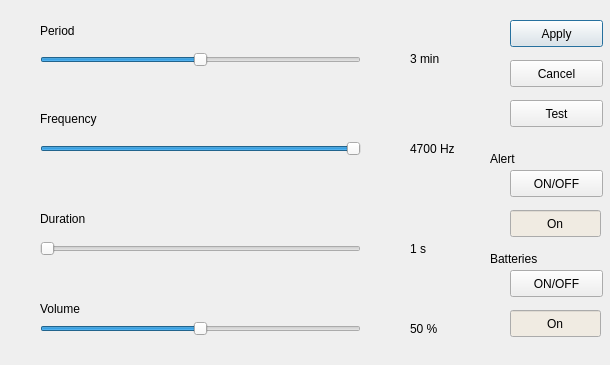
<?xml version="1.0" encoding="UTF-8"?>
<ui version="4.0">
 <class>SoundSignalDialog</class>
 <widget class="QDialog" name="SoundSignalDialog">
  <property name="geometry">
   <rect>
    <x>0</x>
    <y>0</y>
    <width>610</width>
    <height>365</height>
   </rect>
  </property>
  <property name="windowTitle">
   <string>Dialog</string>
  </property>
  <widget class="QPushButton" name="apply_Button">
   <property name="geometry">
    <rect>
     <x>510</x>
     <y>20</y>
     <width>93</width>
     <height>27</height>
    </rect>
   </property>
   <property name="text">
    <string>Apply</string>
   </property>
  </widget>
  <widget class="QPushButton" name="test_Button">
   <property name="geometry">
    <rect>
     <x>510</x>
     <y>100</y>
     <width>93</width>
     <height>27</height>
    </rect>
   </property>
   <property name="text">
    <string>Test</string>
   </property>
  </widget>
  <widget class="QPushButton" name="cancel_Button">
   <property name="geometry">
    <rect>
     <x>510</x>
     <y>60</y>
     <width>93</width>
     <height>27</height>
    </rect>
   </property>
   <property name="text">
    <string>Cancel</string>
   </property>
  </widget>
  <widget class="QLabel" name="label_frequency_measurement_unit">
   <property name="geometry">
    <rect>
     <x>410</x>
     <y>140</y>
     <width>62</width>
     <height>17</height>
    </rect>
   </property>
   <property name="text">
    <string>4700 Hz</string>
   </property>
  </widget>
  <widget class="QLabel" name="label_period_measurement_unit">
   <property name="geometry">
    <rect>
     <x>410</x>
     <y>50</y>
     <width>62</width>
     <height>17</height>
    </rect>
   </property>
   <property name="text">
    <string>3 min</string>
   </property>
  </widget>
  <widget class="QLabel" name="label_volume_measurement_unit">
   <property name="geometry">
    <rect>
     <x>410</x>
     <y>320</y>
     <width>62</width>
     <height>17</height>
    </rect>
   </property>
   <property name="text">
    <string>50 %</string>
   </property>
  </widget>
  <widget class="QLabel" name="label_duration_measurement_unit">
   <property name="geometry">
    <rect>
     <x>410</x>
     <y>240</y>
     <width>62</width>
     <height>17</height>
    </rect>
   </property>
   <property name="text">
    <string>1 s</string>
   </property>
  </widget>
  <widget class="QSlider" name="horizontalSlider">
   <property name="geometry">
    <rect>
     <x>40</x>
     <y>50</y>
     <width>321</width>
     <height>20</height>
    </rect>
   </property>
   <property name="minimum">
    <number>1000</number>
   </property>
   <property name="maximum">
    <number>5000</number>
   </property>
   <property name="singleStep">
    <number>0</number>
   </property>
   <property name="value">
    <number>3000</number>
   </property>
   <property name="orientation">
    <enum>Qt::Horizontal</enum>
   </property>
  </widget>
  <widget class="QLabel" name="period_label">
   <property name="geometry">
    <rect>
     <x>40</x>
     <y>20</y>
     <width>81</width>
     <height>21</height>
    </rect>
   </property>
   <property name="text">
    <string>Period</string>
   </property>
  </widget>
  <widget class="QLabel" name="frequency_label">
   <property name="geometry">
    <rect>
     <x>40</x>
     <y>110</y>
     <width>71</width>
     <height>17</height>
    </rect>
   </property>
   <property name="text">
    <string>Frequency</string>
   </property>
  </widget>
  <widget class="QSlider" name="horizontalSlider_2">
   <property name="geometry">
    <rect>
     <x>40</x>
     <y>140</y>
     <width>321</width>
     <height>18</height>
    </rect>
   </property>
   <property name="minimum">
    <number>700</number>
   </property>
   <property name="maximum">
    <number>4700</number>
   </property>
   <property name="value">
    <number>4700</number>
   </property>
   <property name="orientation">
    <enum>Qt::Horizontal</enum>
   </property>
  </widget>
  <widget class="QLabel" name="duration_label">
   <property name="geometry">
    <rect>
     <x>40</x>
     <y>210</y>
     <width>59</width>
     <height>17</height>
    </rect>
   </property>
   <property name="text">
    <string>Duration</string>
   </property>
  </widget>
  <widget class="QSlider" name="horizontalSlider_3">
   <property name="geometry">
    <rect>
     <x>40</x>
     <y>240</y>
     <width>321</width>
     <height>18</height>
    </rect>
   </property>
   <property name="minimum">
    <number>1000</number>
   </property>
   <property name="maximum">
    <number>5000</number>
   </property>
   <property name="pageStep">
    <number>1</number>
   </property>
   <property name="orientation">
    <enum>Qt::Horizontal</enum>
   </property>
  </widget>
  <widget class="QSlider" name="horizontalSlider_4">
   <property name="geometry">
    <rect>
     <x>40</x>
     <y>320</y>
     <width>321</width>
     <height>18</height>
    </rect>
   </property>
   <property name="maximum">
    <number>100</number>
   </property>
   <property name="pageStep">
    <number>1</number>
   </property>
   <property name="value">
    <number>50</number>
   </property>
   <property name="orientation">
    <enum>Qt::Horizontal</enum>
   </property>
  </widget>
  <widget class="QLineEdit" name="lineEdit">
   <property name="enabled">
    <bool>true</bool>
   </property>
   <property name="geometry">
    <rect>
     <x>510</x>
     <y>210</y>
     <width>91</width>
     <height>27</height>
    </rect>
   </property>
   <property name="palette">
    <palette>
     <active>
      <colorrole role="Base">
       <brush brushstyle="SolidPattern">
        <color alpha="255">
         <red>240</red>
         <green>235</green>
         <blue>226</blue>
        </color>
       </brush>
      </colorrole>
     </active>
     <inactive>
      <colorrole role="Base">
       <brush brushstyle="SolidPattern">
        <color alpha="255">
         <red>240</red>
         <green>235</green>
         <blue>226</blue>
        </color>
       </brush>
      </colorrole>
     </inactive>
     <disabled>
      <colorrole role="Base">
       <brush brushstyle="SolidPattern">
        <color alpha="255">
         <red>255</red>
         <green>255</green>
         <blue>255</blue>
        </color>
       </brush>
      </colorrole>
     </disabled>
    </palette>
   </property>
   <property name="focusPolicy">
    <enum>Qt::NoFocus</enum>
   </property>
   <property name="text">
    <string>On</string>
   </property>
   <property name="alignment">
    <set>Qt::AlignCenter</set>
   </property>
   <property name="readOnly">
    <bool>true</bool>
   </property>
  </widget>
  <widget class="QPushButton" name="alert_Button">
   <property name="geometry">
    <rect>
     <x>510</x>
     <y>170</y>
     <width>93</width>
     <height>27</height>
    </rect>
   </property>
   <property name="text">
    <string>ON/OFF</string>
   </property>
  </widget>
  <widget class="QLabel" name="alert_label">
   <property name="geometry">
    <rect>
     <x>490</x>
     <y>150</y>
     <width>59</width>
     <height>17</height>
    </rect>
   </property>
   <property name="text">
    <string>Alert</string>
   </property>
  </widget>
  <widget class="QLineEdit" name="lineEdit_2">
   <property name="enabled">
    <bool>true</bool>
   </property>
   <property name="geometry">
    <rect>
     <x>510</x>
     <y>310</y>
     <width>91</width>
     <height>27</height>
    </rect>
   </property>
   <property name="palette">
    <palette>
     <active>
      <colorrole role="Base">
       <brush brushstyle="SolidPattern">
        <color alpha="255">
         <red>240</red>
         <green>235</green>
         <blue>226</blue>
        </color>
       </brush>
      </colorrole>
     </active>
     <inactive>
      <colorrole role="Base">
       <brush brushstyle="SolidPattern">
        <color alpha="255">
         <red>240</red>
         <green>235</green>
         <blue>226</blue>
        </color>
       </brush>
      </colorrole>
     </inactive>
     <disabled>
      <colorrole role="Base">
       <brush brushstyle="SolidPattern">
        <color alpha="255">
         <red>255</red>
         <green>255</green>
         <blue>255</blue>
        </color>
       </brush>
      </colorrole>
     </disabled>
    </palette>
   </property>
   <property name="mouseTracking">
    <bool>true</bool>
   </property>
   <property name="focusPolicy">
    <enum>Qt::NoFocus</enum>
   </property>
   <property name="acceptDrops">
    <bool>true</bool>
   </property>
   <property name="text">
    <string>On</string>
   </property>
   <property name="alignment">
    <set>Qt::AlignCenter</set>
   </property>
   <property name="readOnly">
    <bool>true</bool>
   </property>
  </widget>
  <widget class="QPushButton" name="battaries_Button">
   <property name="geometry">
    <rect>
     <x>510</x>
     <y>270</y>
     <width>93</width>
     <height>27</height>
    </rect>
   </property>
   <property name="text">
    <string>ON/OFF</string>
   </property>
  </widget>
  <widget class="QLabel" name="battaries_label">
   <property name="geometry">
    <rect>
     <x>490</x>
     <y>250</y>
     <width>59</width>
     <height>17</height>
    </rect>
   </property>
   <property name="text">
    <string>Batteries</string>
   </property>
  </widget>
  <widget class="QLabel" name="volume_label">
   <property name="geometry">
    <rect>
     <x>40</x>
     <y>300</y>
     <width>59</width>
     <height>17</height>
    </rect>
   </property>
   <property name="text">
    <string>Volume</string>
   </property>
  </widget>
 </widget>
 <resources/>
 <connections/>
</ui>
